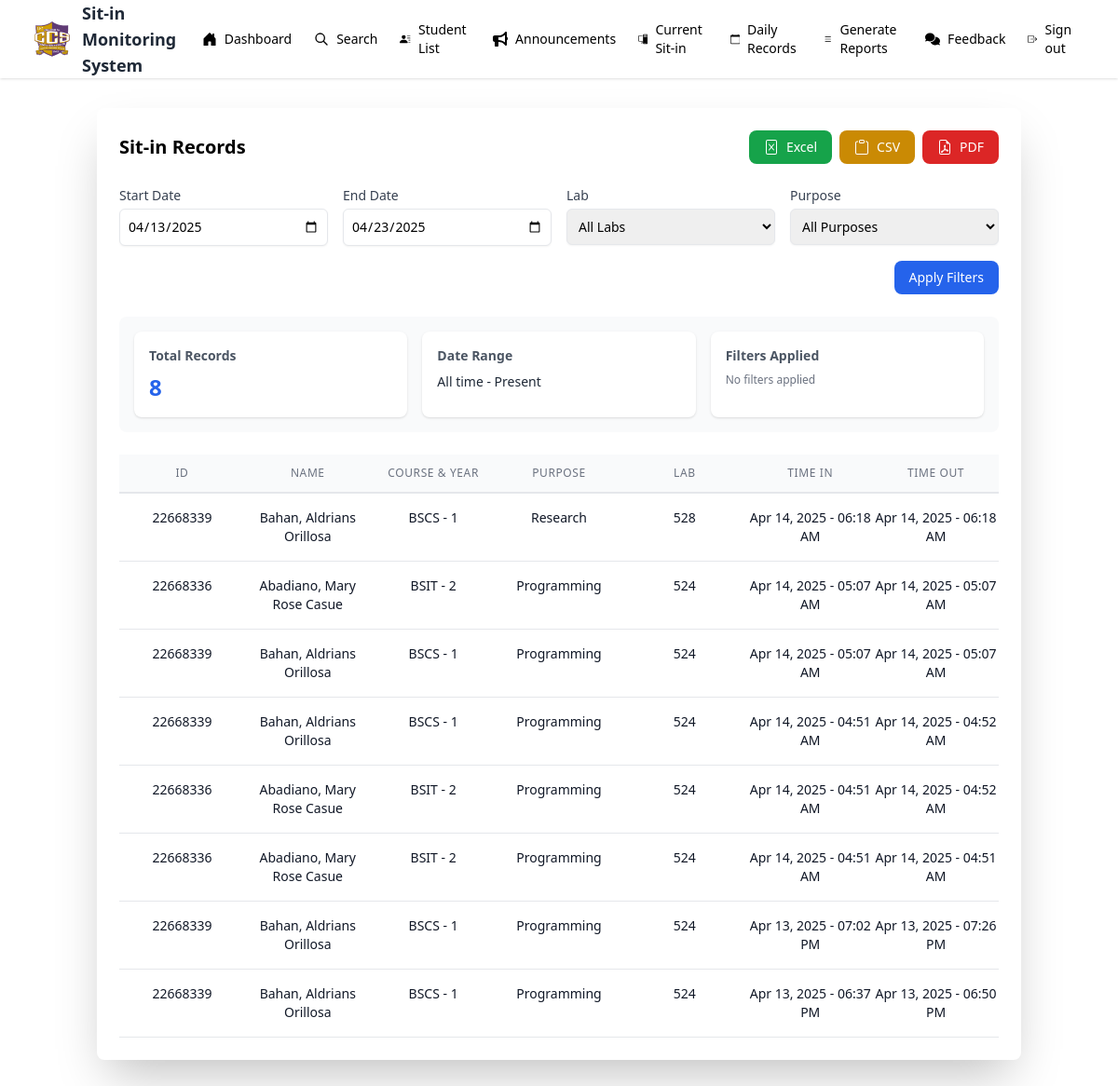
The app's page /admin/generate_reports.php, older data.
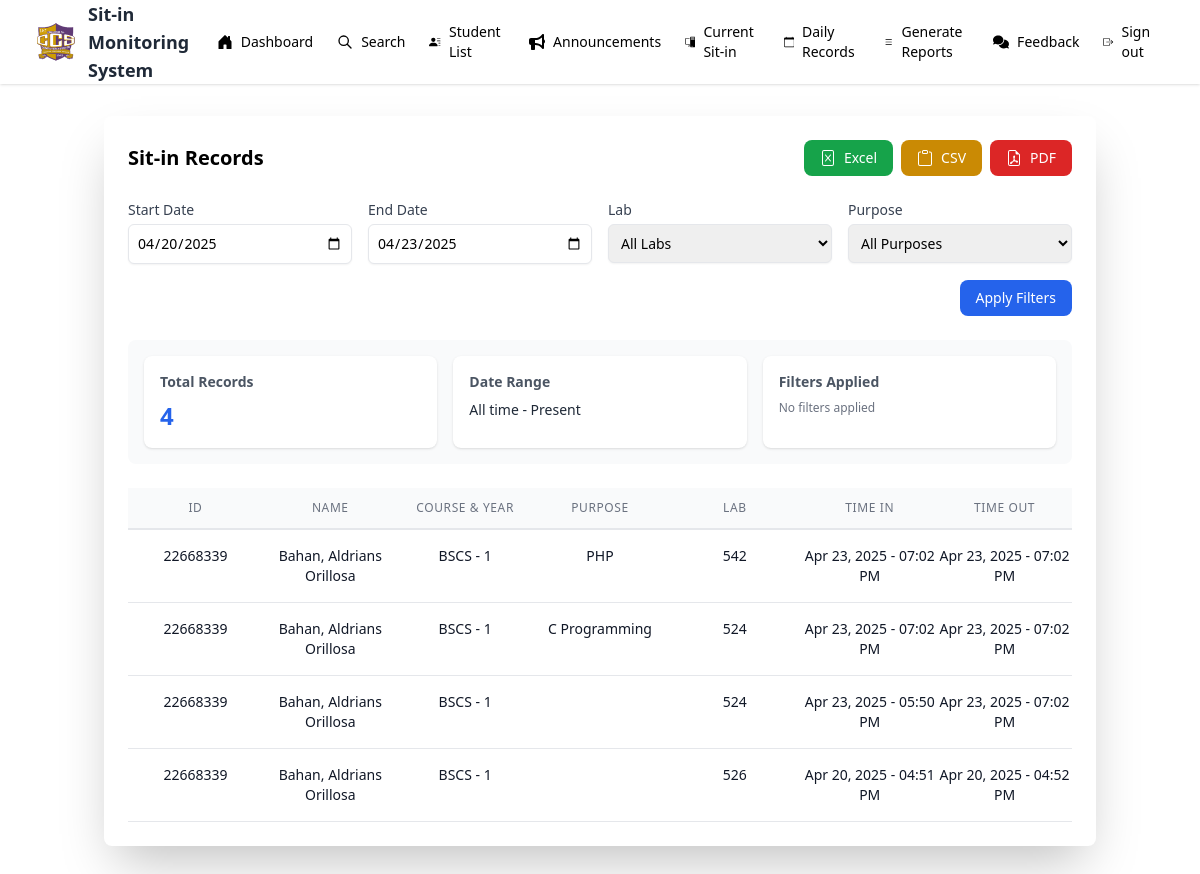
The same page, newer data.
### tables this page shows
CREATE TABLE `sit_in` (
  `id` int(50) NOT NULL,
  `idno` int(11) NOT NULL,
  `lastname` varchar(50) NOT NULL,
  `firstname` varchar(50) NOT NULL,
  `midname` varchar(50) NOT NULL,
  `course` varchar(50) NOT NULL,
  `year` int(11) NOT NULL,
  `sitin_purpose` enum('C Programming','C#','Java','PHP','Database','Digital & Logic Design','Embedded Systems & IOT','Python Programming','System Integration & Architecture','Computer Application','Web Design & Development','Project Management') NOT NULL,
  `lab` enum('524','526','528','530','542','544','517') NOT NULL,
  `time_in` timestamp NULL DEFAULT NULL,
  `time_out` timestamp NULL DEFAULT NULL
);

CREATE TABLE `students` (
  `id` int(20) NOT NULL,
  `idno` int(20) NOT NULL,
  `lastname` varchar(50) NOT NULL,
  `firstname` varchar(50) NOT NULL,
  `midname` varchar(50) NOT NULL,
  `course` enum('BSIT','BSCS') NOT NULL,
  `year` int(9) NOT NULL,
  `username` varchar(50) NOT NULL,
  `password` varchar(50) NOT NULL,
  `profile` varchar(225) NOT NULL,
  `session` int(30) NOT NULL DEFAULT 30
);

### admin/generate_reports.php (the view, shortened to what the changed rows need)
<?php
include "../admin/admin_nav.php";
$query_earliest = "SELECT MIN(time_in) as earliest_date FROM sit_in";
$result_earliest = mysqli_query($mysql, $query_earliest);
$earliest_date = mysqli_fetch_assoc($result_earliest)['earliest_date'];
$query = "SELECT students.idno, students.lastname, students.firstname, students.midname, students.course, students.year,
          sit_in.sitin_purpose, sit_in.lab, sit_in.time_in, sit_in.time_out
          FROM sit_in
          JOIN students ON sit_in.idno = students.idno
          WHERE sit_in.time_out IS NOT NULL";
if (isset($_GET['start_date']) && !empty($_GET['start_date'])) {
    $start_date = mysqli_real_escape_string($mysql, $_GET['start_date']);
    $query .= " AND DATE(sit_in.time_in) >= '$start_date'";
} else {
    $start_date = date('Y-m-d', strtotime($earliest_date));
    $query .= " AND DATE(sit_in.time_in) >= '$start_date'";
}
if (isset($_GET['end_date']) && !empty($_GET['end_date'])) {
    $end_date = mysqli_real_escape_string($mysql, $_GET['end_date']);
    $query .= " AND DATE(sit_in.time_in) <= '$end_date'";
} else {
    $end_date = date('Y-m-d');
    $query .= " AND DATE(sit_in.time_in) <= '$end_date'";
}
$query .= " ORDER BY sit_in.time_in DESC";
$result = mysqli_query($mysql, $query);
?>
<!DOCTYPE html>
<html lang="en">
<head>
    <script src="https://cdn.tailwindcss.com"></script>
</head>
<body class="bg-gray-100">
    <div class="container mx-auto px-4 py-8">
        <div class="max-w-7xl mx-auto">
            <div class="bg-white shadow-2xl rounded-lg p-6">
                <div class="flex justify-between items-center mb-6">
                    <h2 class="text-xl font-semibold">Sit-in Records</h2>
                </div>
                <form class="mb-6 grid grid-cols-4 gap-4">
                    <div>
                        <label class="block text-sm font-medium text-gray-700 mb-1">Start Date</label>
                        <input type="date" name="start_date" value="<?php echo isset($_GET['start_date']) ? $_GET['start_date'] : date('Y-m-d', strtotime($earliest_date)); ?>"
                               class="text-sm w-full rounded-md border p-2 shadow-sm focus:border-blue-500 focus:ring-blue-500">
                    </div>
                </form>
                <div class="bg-gray-50 p-4 rounded-lg mb-6">
                    <div class="grid grid-cols-1 md:grid-cols-3 gap-4">
                        <div class="bg-white p-4 rounded-lg shadow">
                            <h3 class="text-sm font-semibold text-gray-600 mb-2">Total Records</h3>
                            <p class="text-2xl font-bold text-blue-600"><?php echo mysqli_num_rows($result); ?></p>
                        </div>
                    </div>
                </div>
                <div class="overflow-x-auto">
                    <div class="overflow-y-auto max-h-[600px]">
                        <?php while ($row = mysqli_fetch_assoc($result)):
                            $time_in = strtotime($row['time_in']);
                            $time_out = strtotime($row['time_out']);
                        ?>
                            <div class="grid grid-cols-7 text-center border-b py-4 hover:bg-gray-50 transition">
                                <p class="text-sm text-gray-900"><?php echo htmlspecialchars($row['idno']); ?></p>
                                <p class="text-sm text-gray-900"><?php echo htmlspecialchars($row['lastname'] . ', ' . $row['firstname'] . ' ' . $row['midname']); ?></p>
                                <p class="text-sm text-gray-900"><?php echo htmlspecialchars($row['course'] . ' - ' . $row['year']); ?></p>
                                <p class="text-sm text-gray-900"><?php echo htmlspecialchars($row['sitin_purpose']); ?></p>
                                <p class="text-sm text-gray-900"><?php echo htmlspecialchars($row['lab']); ?></p>
                                <p class="text-sm text-gray-900"><?php echo date('M d, Y - h:i A', $time_in); ?></p>
                                <p class="text-sm text-gray-900"><?php echo date('M d, Y - h:i A', $time_out); ?></p>
                            </div>
                        <?php endwhile; ?>
                    </div>
                </div>
            </div>
        </div>
    </div>
</body>
</html>

Row changes from the older to the newer data that the page shows:
removed sit_in: students.idno "22668339", students.lastname+firstname+midname "Bahan, Aldrians Orillosa", students.course+year "BSCS - 1", sitin_purpose "Research", lab "528", time_in "Apr 14, 2025 - 06:18 AM", time_out "Apr 14, 2025 - 06:18 AM"
removed sit_in: students.idno "22668336", students.lastname+firstname+midname "Abadiano, Mary Rose Casue", students.course+year "BSIT - 2", sitin_purpose "Programming", lab "524", time_in "Apr 14, 2025 - 05:07 AM", time_out "Apr 14, 2025 - 05:07 AM"
removed sit_in: students.idno "22668339", students.lastname+firstname+midname "Bahan, Aldrians Orillosa", students.course+year "BSCS - 1", sitin_purpose "Programming", lab "524", time_in "Apr 14, 2025 - 05:07 AM", time_out "Apr 14, 2025 - 05:07 AM"
removed sit_in: students.idno "22668339", students.lastname+firstname+midname "Bahan, Aldrians Orillosa", students.course+year "BSCS - 1", sitin_purpose "Programming", lab "524", time_in "Apr 14, 2025 - 04:51 AM", time_out "Apr 14, 2025 - 04:52 AM"
removed sit_in: students.idno "22668336", students.lastname+firstname+midname "Abadiano, Mary Rose Casue", students.course+year "BSIT - 2", sitin_purpose "Programming", lab "524", time_in "Apr 14, 2025 - 04:51 AM", time_out "Apr 14, 2025 - 04:52 AM"
removed sit_in: students.idno "22668336", students.lastname+firstname+midname "Abadiano, Mary Rose Casue", students.course+year "BSIT - 2", sitin_purpose "Programming", lab "524", time_in "Apr 14, 2025 - 04:51 AM", time_out "Apr 14, 2025 - 04:51 AM"
removed sit_in: students.idno "22668339", students.lastname+firstname+midname "Bahan, Aldrians Orillosa", students.course+year "BSCS - 1", sitin_purpose "Programming", lab "524", time_in "Apr 13, 2025 - 07:02 PM", time_out "Apr 13, 2025 - 07:26 PM"
removed sit_in: students.idno "22668339", students.lastname+firstname+midname "Bahan, Aldrians Orillosa", students.course+year "BSCS - 1", sitin_purpose "Programming", lab "524", time_in "Apr 13, 2025 - 06:37 PM", time_out "Apr 13, 2025 - 06:50 PM"
added sit_in: students.idno "22668339", students.lastname+firstname+midname "Bahan, Aldrians Orillosa", students.course+year "BSCS - 1", sitin_purpose "PHP", lab "542", time_in "Apr 23, 2025 - 07:02 PM", time_out "Apr 23, 2025 - 07:02 PM"
added sit_in: students.idno "22668339", students.lastname+firstname+midname "Bahan, Aldrians Orillosa", students.course+year "BSCS - 1", sitin_purpose "C Programming", lab "524", time_in "Apr 23, 2025 - 07:02 PM", time_out "Apr 23, 2025 - 07:02 PM"
added sit_in: students.idno "22668339", students.lastname+firstname+midname "Bahan, Aldrians Orillosa", students.course+year "BSCS - 1", lab "524", time_in "Apr 23, 2025 - 05:50 PM", time_out "Apr 23, 2025 - 07:02 PM"
added sit_in: students.idno "22668339", students.lastname+firstname+midname "Bahan, Aldrians Orillosa", students.course+year "BSCS - 1", lab "526", time_in "Apr 20, 2025 - 04:51 PM", time_out "Apr 20, 2025 - 04:52 PM"
Text that changed along with them:
form field start_date: "04/13/2025" → "04/20/2025"
mysqli_num_rows($result): "8" → "4"
